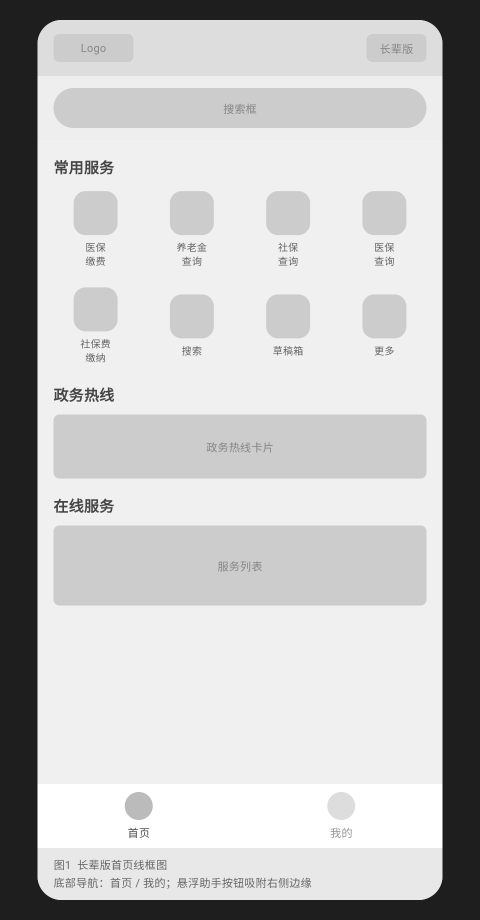
#> input picture docs/diagrams/wireframes/01_elder_home.png, 960 x 1840 px, found by its file name (shown at 1/2 size)
$ python combine_wireframes.py
#> lines starting #> are read from the running program, lines starting #| are printed output that depends on the picture; after the words box and inside, x2 and y2 are one past the last pixel; in counts of white or black regions, pixels touching at a corner belong together
from PIL import Image
import numpy as np

files = [
    r'D:/Code/bs/docs/diagrams/wireframes/01_elder_home.png',
    r'D:/Code/bs/docs/diagrams/wireframes/03_yibao_jiaofei.png',
    r'D:/Code/bs/docs/diagrams/wireframes/04_agent_panel.png',
    r'D:/Code/bs/docs/diagrams/wireframes/05_auth_card.png',
]

def crop_black_frame(img):
    arr = np.array(img)
#> arr is the input picture: shape (1840, 960, 3); min 30, max 255, mean 190.5
    mask = np.any(arr > 30, axis=2)
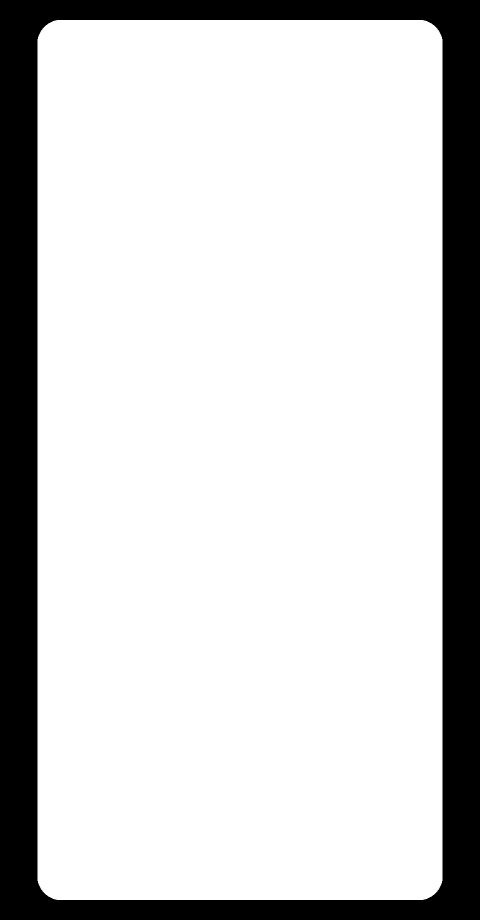
#> mask: shape (1840, 960) bool (shown at 1/2 size); 80.6% white; 1 black region, box (x1, y1, x2, y2) and area: (0, 0, 960, 1840) 342648
    rows = np.where(mask.any(axis=1))[0]
#> rows = 1760 values from 40 to 1799
    cols = np.where(mask.any(axis=0))[0]
#> cols = 810 values from 75 to 884
    top, bot, left, right = rows[0], rows[-1], cols[0], cols[-1]
#> top = 40; bot = 1799; left = 75; right = 884
    return img.crop((left, top, right + 1, bot + 1))

imgs = [crop_black_frame(Image.open(f)) for f in files]
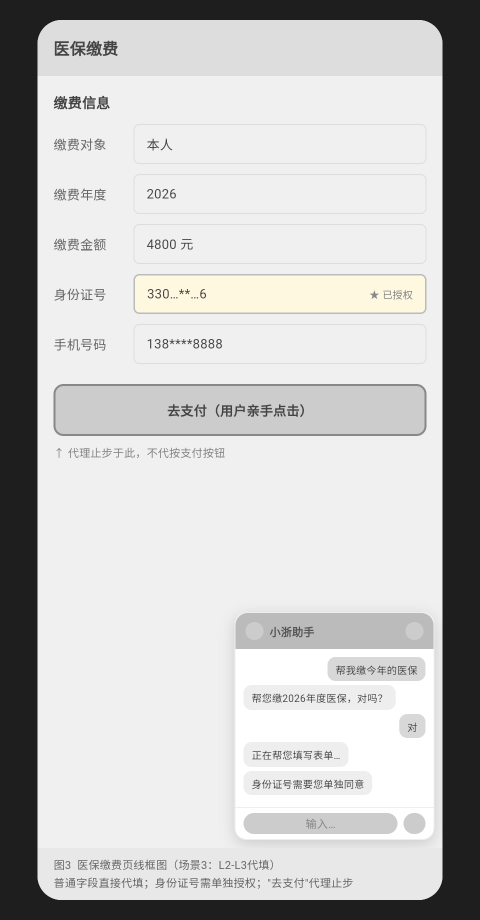
#> input picture docs/diagrams/wireframes/03_yibao_jiaofei.png, 960 x 1840 px, found by its file name (shown at 1/2 size)
#> in crop_black_frame, arr is the input picture: shape (1840, 960, 3); mean R, G, B 193.3, 193.2, 192.6
#> in crop_black_frame (call 2), `return img.crop((left, top, right + 1, bot + 1))`:
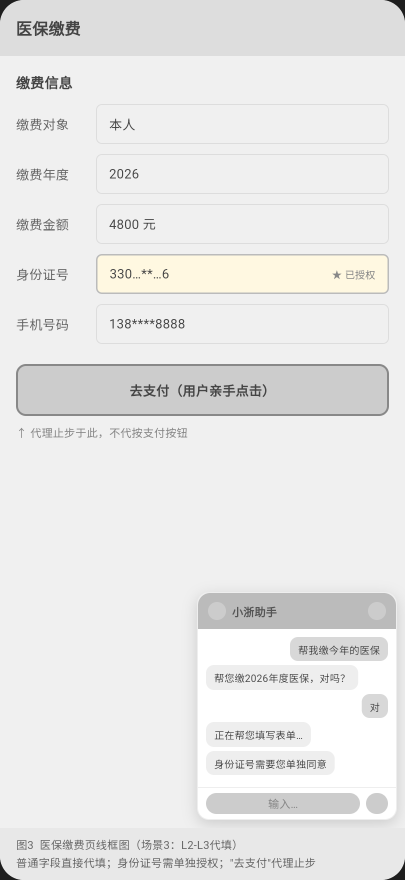
#> returned value: PIL image 810x1760 RGB (shown at 1/2 size); mean R, G, B 232.4, 232.2, 231.5
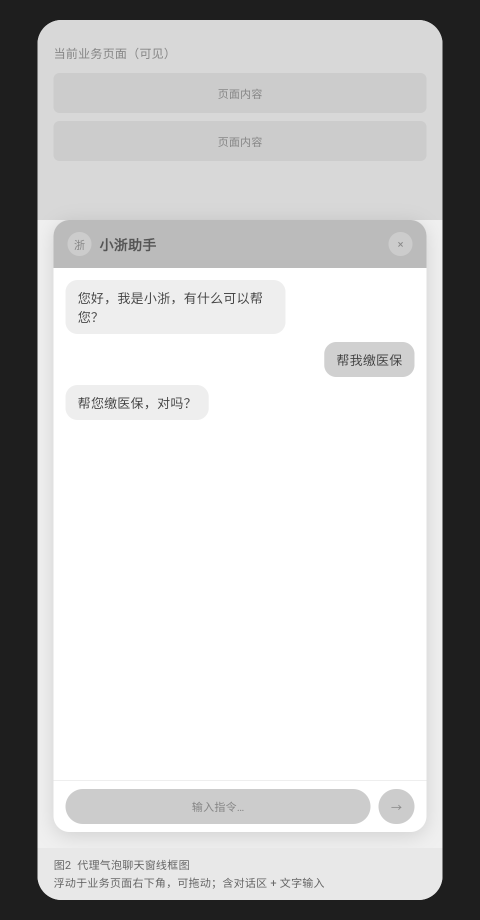
#> input picture docs/diagrams/wireframes/04_agent_panel.png, 960 x 1840 px, found by its file name (shown at 1/2 size)
#> in crop_black_frame, arr is the input picture: shape (1840, 960, 3); min 30, max 255, mean 194.9
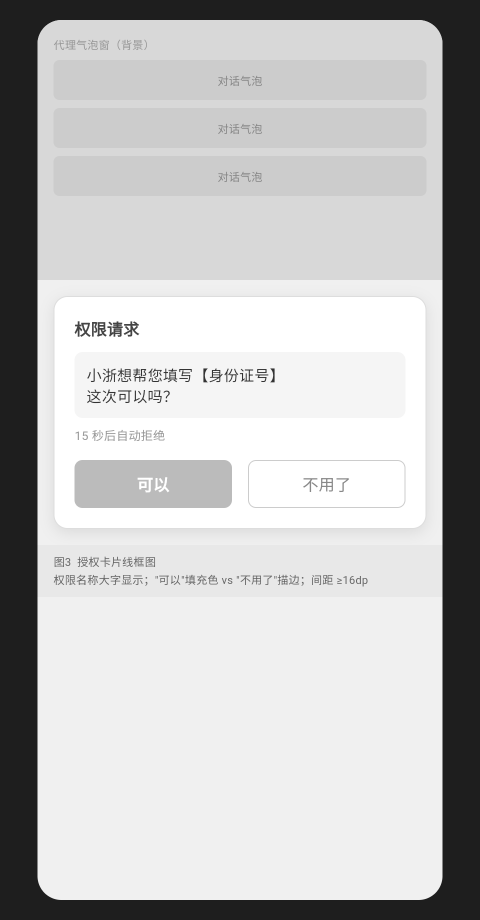
#> input picture docs/diagrams/wireframes/05_auth_card.png, 960 x 1840 px, found by its file name (shown at 1/2 size)
#> in crop_black_frame, arr is the input picture: shape (1840, 960, 3); min 30, max 255, mean 191.8
#> in crop_black_frame (call 4), `return img.crop((left, top, right + 1, bot + 1))`:
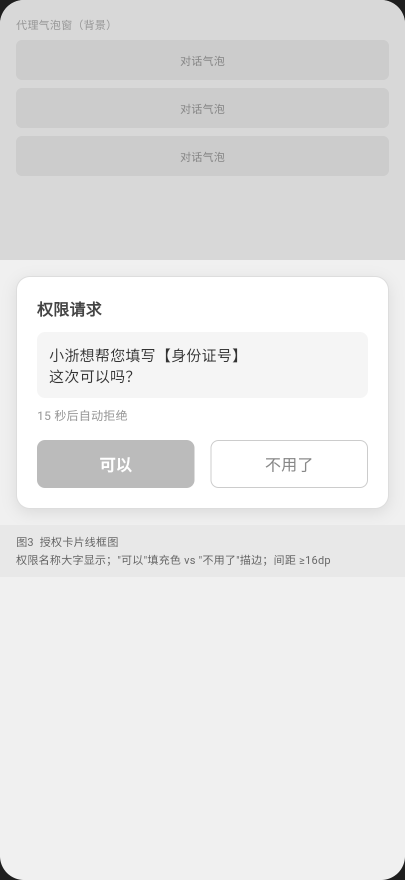
#> returned value: PIL image 810x1760 RGB (shown at 1/2 size); min 30, max 255, mean 230.5
#> imgs = 4 items
print('cropped sizes:', [i.size for i in imgs])
#| cropped sizes: [(810, 1760), (810, 1760), (810, 1760), (810, 1760)]

target_h = 900
scaled = []
for img in imgs:
    w, h = img.size
    new_w = int(w * target_h / h)
    scaled.append(img.resize((new_w, target_h), Image.LANCZOS))
#> this loop made 4 passes
#> after the loop, scaled = 4 items

gap = 24
bg_color = (245, 245, 245)
total_w = sum(i.width for i in scaled) + gap * (len(scaled) + 1)
#> total_w = 1776
total_h = target_h + gap * 2

canvas = Image.new('RGB', (total_w, total_h), bg_color)
#> canvas: PIL image 1776x948 RGB; every value is 245
x = gap
for img in scaled:
    canvas.paste(img, (x, gap))
    x += img.width + gap
#> this loop made 4 passes
#> x on passes 1 to 4: 462, 900, 1338, 1776
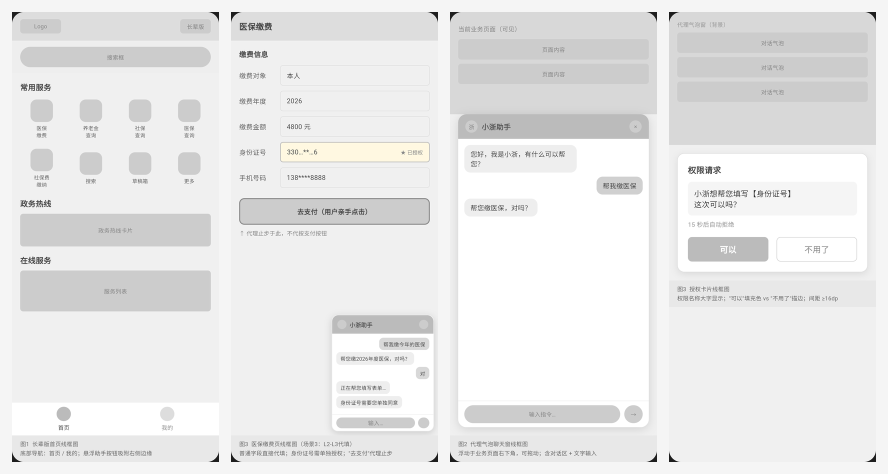
#> canvas: PIL image 1776x948 RGB (shown at 1/2 size); mean R, G, B 233, 233, 232.8
#> after the loop, x = 1776

out = r'D:/Code/bs/docs/diagrams/wireframes_combined.png'
canvas.save(out, dpi=(150, 150))
print(f'saved: {out}  size: {canvas.size}')
#| saved: D:/Code/bs/docs/diagrams/wireframes_combined.png  size: (1776, 948)
